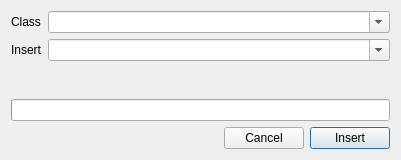
<?xml version="1.0" encoding="UTF-8"?>
<ui version="4.0">
 <class>InsertDialog</class>
 <widget class="QDialog" name="InsertDialog">
  <property name="geometry">
   <rect>
    <x>0</x>
    <y>0</y>
    <width>400</width>
    <height>160</height>
   </rect>
  </property>
  <property name="windowTitle">
   <string>Insert items</string>
  </property>
  <property name="windowIcon">
   <iconset theme="insert-object"/>
  </property>
  <layout class="QGridLayout" name="gridLayout">
   <item row="0" column="0">
    <widget class="QLabel" name="classLabel">
     <property name="text">
      <string>Class</string>
     </property>
    </widget>
   </item>
   <item row="0" column="1">
    <widget class="QComboBox" name="Class">
     <property name="sizePolicy">
      <sizepolicy hsizetype="Expanding" vsizetype="Fixed">
       <horstretch>0</horstretch>
       <verstretch>0</verstretch>
      </sizepolicy>
     </property>
     <property name="toolTip">
      <string>&lt;p&gt;Classes of items to search geometry. Next values can be separated by comma sign.&lt;/p&gt;</string>
     </property>
     <property name="editable">
      <bool>true</bool>
     </property>
    </widget>
   </item>
   <item row="1" column="0">
    <widget class="QLabel" name="insertLabel">
     <property name="text">
      <string>Insert</string>
     </property>
    </widget>
   </item>
   <item row="1" column="1">
    <widget class="QComboBox" name="Insert">
     <property name="sizePolicy">
      <sizepolicy hsizetype="Expanding" vsizetype="Fixed">
       <horstretch>0</horstretch>
       <verstretch>0</verstretch>
      </sizepolicy>
     </property>
     <property name="toolTip">
      <string>&lt;p&gt;Class of item to add in geometry. All &quot;xy&quot; based geometry of objects selected above will be replaced by relation geometry.&lt;/p&gt;</string>
     </property>
     <property name="editable">
      <bool>true</bool>
     </property>
    </widget>
   </item>
   <item row="3" column="0" colspan="2">
    <widget class="QProgressBar" name="progressBar"/>
   </item>
   <item row="4" column="0" colspan="2">
    <layout class="QHBoxLayout" name="horizontalLayout">
     <item>
      <spacer name="horizontalSpacer">
       <property name="orientation">
        <enum>Qt::Horizontal</enum>
       </property>
       <property name="sizeHint" stdset="0">
        <size>
         <width>100</width>
         <height>0</height>
        </size>
       </property>
      </spacer>
     </item>
     <item>
      <widget class="QPushButton" name="cancelButton">
       <property name="text">
        <string>Cancel</string>
       </property>
      </widget>
     </item>
     <item>
      <widget class="QPushButton" name="procedButton">
       <property name="text">
        <string>Insert</string>
       </property>
       <property name="default">
        <bool>true</bool>
       </property>
      </widget>
     </item>
    </layout>
   </item>
   <item row="2" column="0" colspan="2">
    <spacer name="verticalSpacer">
     <property name="orientation">
      <enum>Qt::Vertical</enum>
     </property>
     <property name="sizeHint" stdset="0">
      <size>
       <width>379</width>
       <height>1</height>
      </size>
     </property>
    </spacer>
   </item>
  </layout>
 </widget>
 <resources/>
 <connections>
  <connection>
   <sender>cancelButton</sender>
   <signal>clicked()</signal>
   <receiver>InsertDialog</receiver>
   <slot>reject()</slot>
   <hints>
    <hint type="sourcelabel">
     <x>267</x>
     <y>130</y>
    </hint>
    <hint type="destinationlabel">
     <x>267</x>
     <y>260</y>
    </hint>
   </hints>
  </connection>
  <connection>
   <sender>procedButton</sender>
   <signal>clicked()</signal>
   <receiver>InsertDialog</receiver>
   <slot>accept()</slot>
   <hints>
    <hint type="sourcelabel">
     <x>373</x>
     <y>131</y>
    </hint>
    <hint type="destinationlabel">
     <x>373</x>
     <y>258</y>
    </hint>
   </hints>
  </connection>
 </connections>
</ui>
